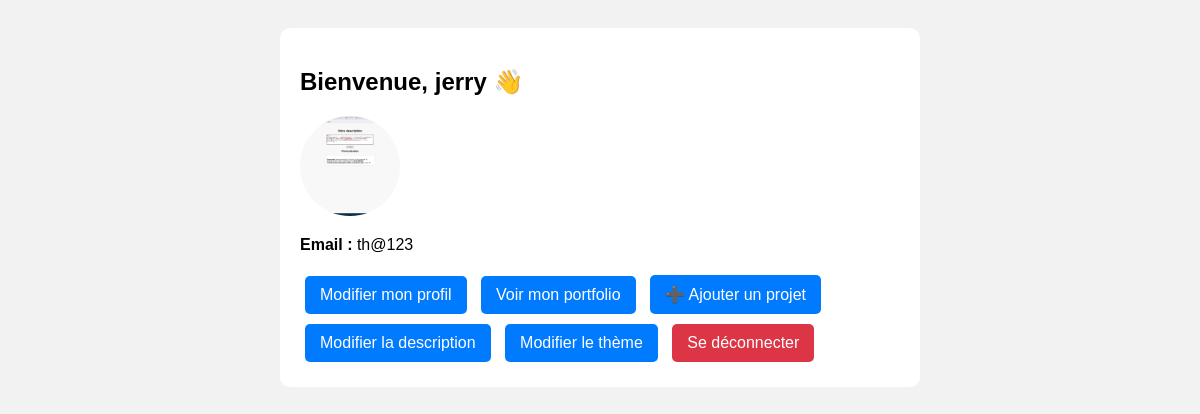
Page /pages/dashboard.php (signed in) on the committed database.
### tables this page shows
CREATE TABLE utilisateurs (
            id INTEGER PRIMARY KEY AUTOINCREMENT,
            nom TEXT NOT NULL,
            email TEXT NOT NULL UNIQUE,
            mot_de_passe TEXT NOT NULL
        , photo TEXT, description TEXT, theme_id INTEGER);

### pages/dashboard.php (the view, shortened to what this page needs)
<?php
try {
    $db = new PDO("sqlite:../db/ma_base.db");
    $db->setAttribute(PDO::ATTR_ERRMODE, PDO::ERRMODE_EXCEPTION);
    $stmt = $db->prepare("SELECT * FROM utilisateurs WHERE id = :id");
    $stmt->bindParam(':id', $_SESSION["utilisateur_id"]);
    $stmt->execute();
    $utilisateur = $stmt->fetch(PDO::FETCH_ASSOC);
} catch (PDOException $e) {
    echo "❌ Erreur base de données : " . $e->getMessage();
    exit();
}
?>
<!DOCTYPE html>
<html lang="fr">
<head>
</head>
<body>
<div class="container">
    <h2>Bienvenue, <?= htmlspecialchars($utilisateur['nom']) ?> 👋</h2>
    <?php if (!empty($utilisateur['photo'])): ?>
        <img src="<?= htmlspecialchars($utilisateur['photo']) ?>" alt="Photo de profil" class="profile-img"><br>
    <?php endif; ?>
    <p><strong>Email :</strong> <?= htmlspecialchars($utilisateur['email']) ?></p>
    <a href="profil.php" class="btn">Modifier mon profil</a>
    <a href="portfolio.php?id=<?= $_SESSION["utilisateur_id"] ?>" class="btn">Voir mon portfolio</a>
    <a href="ajouter_projet.php" class="btn">➕ Ajouter un projet</a>
    <a href="modifier_description.php" class="btn">Modifier la description</a>
    <a href="theme.php" class="btn">Modifier le thème</a>
    <a href="logout.php" class="btn" style="background: #dc3545;">Se déconnecter</a>
</div>
</body>
</html>

### pages/dashboard.php (style rules this page uses)
body { font-family: Arial, sans-serif; padding: 20px; background: #f2f2f2; }
.container { background: white; padding: 20px; border-radius: 10px; max-width: 600px; margin: auto; }
.profile-img { width: 100px; height: 100px; border-radius: 50%; object-fit: cover; }
.btn { display: inline-block; padding: 10px 15px; margin: 5px; background: #007BFF; color: white; text-decoration: none; border-radius: 5px; }

### rows in the picture
utilisateurs: nom "jerry", photo (picture), email "th@123"
